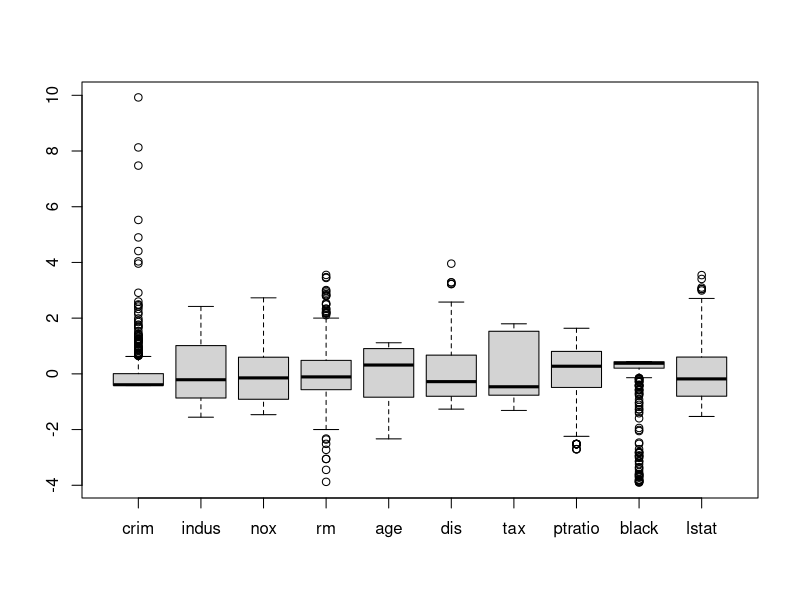
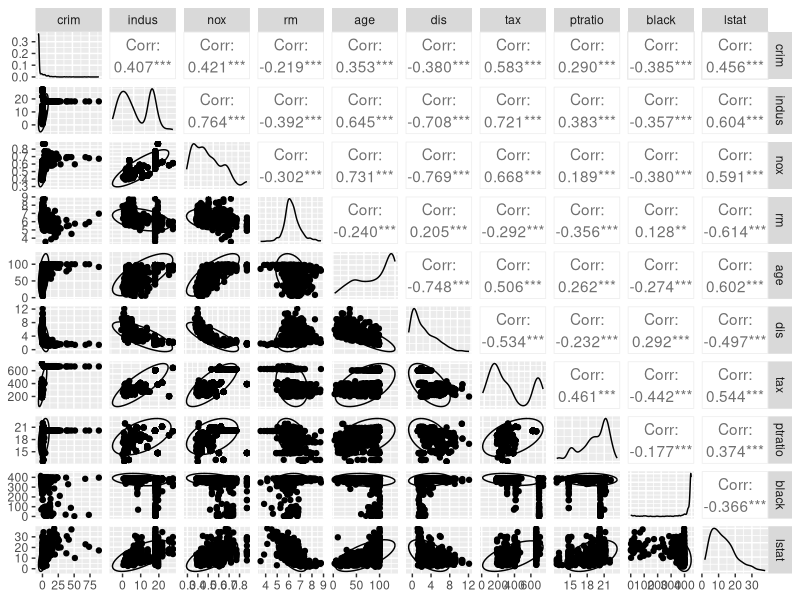

These charts were generated, in order, by the following R code:
## ---- chunk 1
knitr::opts_chunk$set(echo = TRUE)
## ---- chunk 2
library(GGally)
library(tidyverse)
## ---- chunk 3
library(MASS)
X<-tibble(Boston[,-c(2,4,9,14)])
?Boston
head(X)
n= ncol(X)
## ---- chunk 4
S = cor(X)
b = S[lower.tri(S)]%>% abs() %>% sort( decreasing = T) %>% .[1:4]
indices <- (matrix( abs(S) %in% b , ncol=n ) & lower.tri(S)) %>% which( arr.ind = TRUE)

result_table <- tibble(
  Var1 = rownames(S)[indices[, 1]],
  Var2 = colnames(S)[indices[, 2]],
  Correlation = S[indices]
)

print(result_table)
## ---- chunk 5
X%>% scale() %>% boxplot()

## ---- chunk 6
X %>%  
  ggpairs(  lower = list(
    continuous = function(data, mapping, ...) {
      ggplot(data = data, mapping = mapping) +
        geom_point() +
        stat_ellipse()
    })
    ) 
  
